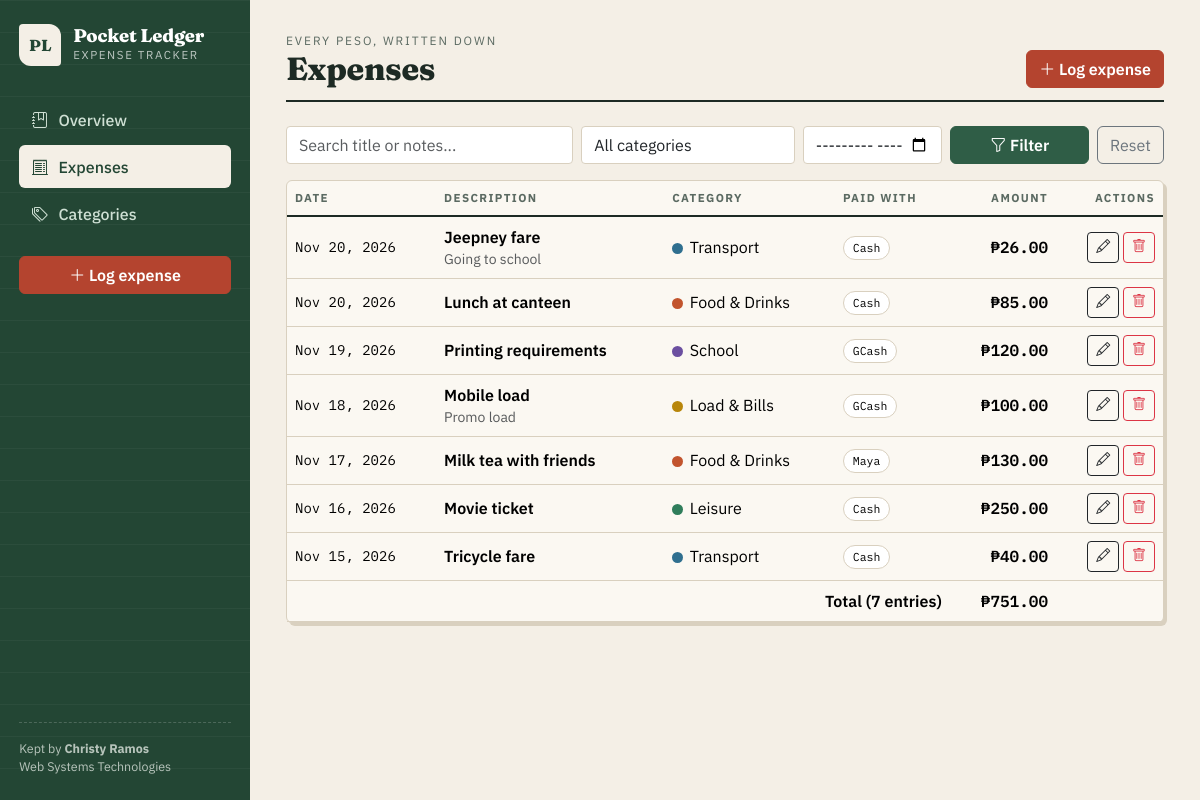
The page /expenses.php on the database its author committed.
### tables this page shows
CREATE TABLE expenses (
    id             INT AUTO_INCREMENT PRIMARY KEY,
    title          VARCHAR(120)  NOT NULL,
    category_id    INT           NOT NULL,
    amount         DECIMAL(10,2) NOT NULL,
    expense_date   DATE          NOT NULL,
    payment_method ENUM('Cash','GCash','Maya','Card','Bank Transfer') NOT NULL DEFAULT 'Cash',
    notes          VARCHAR(255)  DEFAULT NULL,
    created_at     TIMESTAMP     NOT NULL DEFAULT CURRENT_TIMESTAMP,
    CONSTRAINT fk_expense_category FOREIGN KEY (category_id)
        REFERENCES categories(id) ON DELETE RESTRICT ON UPDATE CASCADE
);

CREATE TABLE categories (
    id             INT AUTO_INCREMENT PRIMARY KEY,
    name           VARCHAR(60)   NOT NULL UNIQUE,
    color          CHAR(7)       NOT NULL DEFAULT '#2f5d46',
    monthly_budget DECIMAL(10,2) NOT NULL DEFAULT 0.00,
    created_at     TIMESTAMP     NOT NULL DEFAULT CURRENT_TIMESTAMP
);

### db_connect.php (called while the page is built, shortened)
<?php
function e($value) {
    return htmlspecialchars((string)$value, ENT_QUOTES, 'UTF-8');
}
function peso($n) {
    return '&#8369;' . number_format((float)$n, 2);
}

### expenses.php (the view, shortened to what this page needs)
<?php
require 'db_connect.php';
$q = trim($_GET['q'] ?? '');
$month = $_GET['month'] ?? '';
$sql = "SELECT e.*, c.name AS category, c.color FROM expenses e JOIN categories c ON c.id = e.category_id
        WHERE (e.title LIKE ? OR e.notes LIKE ?)";
$like = '%' . $q . '%';
$types = 'ss';
$params = [$like, $like];
$sql .= " ORDER BY e.expense_date DESC, e.id DESC";
$stmt = $conn->prepare($sql);
$stmt->bind_param($types, ...$params);
$stmt->execute();
$rows = $stmt->get_result()->fetch_all(MYSQLI_ASSOC);
$filteredTotal = array_sum(array_column($rows, 'amount'));
include 'includes/header.php';
?>
<div class="page-head">
    <div><div class="kicker">Every peso, written down</div><h1>Expenses</h1></div>
    <a href="expense_form.php" class="btn btn-stamp"><i class="bi bi-plus-lg"></i> Log expense</a>
</div>
<form class="row g-2 mb-3" method="get">
    <div class="col-md-4"><input type="text" name="q" class="form-control" placeholder="Search title or notes..." value="<?= e($q) ?>"></div>
    <div class="col-md-3">
        <select name="category" class="form-select">
            <option value="0">All categories</option>
        </select>
    </div>
    <div class="col-md-2"><input type="month" name="month" class="form-control" value="<?= e($month) ?>"></div>
    <div class="col-md-3 d-flex gap-2">
        <button class="btn btn-forest flex-fill"><i class="bi bi-funnel"></i> Filter</button>
        <a href="expenses.php" class="btn btn-outline-secondary">Reset</a>
    </div>
</form>
<div class="sheet">
    <div class="table-responsive">
        <table class="table ledger align-middle">
            <thead><tr><th>Date</th><th>Description</th><th>Category</th><th>Paid with</th><th class="text-end">Amount</th><th class="text-end">Actions</th></tr></thead>
            <tbody>
            <?php foreach ($rows as $r): ?>
                <tr>
                    <td class="mono small text-nowrap"><?= date('M d, Y', strtotime($r['expense_date'])) ?></td>
                    <td>
                        <div class="fw-semibold"><?= e($r['title']) ?></div>
                        <?php if ($r['notes']): ?><div class="small text-muted"><?= e($r['notes']) ?></div><?php endif; ?>
                    </td>
                    <td><span class="dot" style="background:<?= e($r['color']) ?>"></span><?= e($r['category']) ?></td>
                    <td><span class="chip"><?= e($r['payment_method']) ?></span></td>
                    <td class="text-end amount"><?= peso($r['amount']) ?></td>
                    <td class="text-end text-nowrap">
                        <a href="expense_form.php?id=<?= $r['id'] ?>" class="btn btn-sm btn-outline-dark" title="Edit"><i class="bi bi-pencil"></i></a>
                        <form action="expense_delete.php" method="post" class="d-inline" onsubmit="return confirm('Delete this expense?');">
                            <button class="btn btn-sm btn-outline-danger" title="Delete"><i class="bi bi-trash"></i></button>
                        </form>
                    </td>
                </tr>
            <?php endforeach; ?>
            </tbody>
            <?php if ($rows): ?>
            <tfoot><tr><td colspan="4" class="text-end fw-semibold">Total (<?= count($rows) ?> entries)</td><td class="text-end amount"><?= peso($filteredTotal) ?></td><td></td></tr></tfoot>
            <?php endif; ?>
        </table>
    </div>
</div>
<?php include 'includes/footer.php'; ?>

### assets/style.css (style rules this page uses)
:root { --paper: #f4efe6; --paper-2: #fbf8f2; --ink: #1d2a24; --ink-soft: #5b6a62; --rule: #d9d0bf; --forest: #2f5d46; --forest-dark: #234634; --stamp: #b4442f; }
body { background: var(--paper); color: var(--ink); font-family: 'IBM Plex Sans', system-ui, sans-serif; }
h1, h2, h3, .brand-name { font-family: 'Fraunces', Georgia, serif; font-weight: 800; letter-spacing: -.01em; }
.mono, .amount, td.num, .stat-value { font-family: 'IBM Plex Mono', ui-monospace, monospace; font-variant-numeric: tabular-nums; }
.btn-stamp { background: var(--stamp); border-color: var(--stamp); color: #fff; font-weight: 600; }
.btn-forest { background: var(--forest); border-color: var(--forest); color: #fff; font-weight: 600; }
.page-head { display: flex; justify-content: space-between; align-items: flex-end; flex-wrap: wrap; gap: .75rem; margin-bottom: 1.5rem; border-bottom: 2px solid var(--ink); padding-bottom: .75rem; }
.page-head h1 { margin: 0; font-size: 2rem; }
.page-head .kicker { font-size: .75rem; text-transform: uppercase; letter-spacing: .16em; color: var(--ink-soft); }
.sheet { background: var(--paper-2); border: 1px solid var(--rule); border-radius: 6px; box-shadow: 3px 3px 0 var(--rule); }
.ledger { margin: 0; --bs-table-bg: transparent; }
.ledger thead th { background: transparent; font-size: .72rem; text-transform: uppercase; letter-spacing: .12em; color: var(--ink-soft); border-bottom: 2px solid var(--ink); white-space: nowrap; }
.ledger td { border-bottom: 1px solid var(--rule); vertical-align: middle; }
.amount { font-weight: 600; white-space: nowrap; }
.dot { display: inline-block; width: .7rem; height: .7rem; border-radius: 50%; margin-right: .4rem; vertical-align: -1px; }
.chip { display: inline-block; font-size: .72rem; padding: .15rem .55rem; border: 1px solid var(--rule); border-radius: 999px; background: #fff; font-family: 'IBM Plex Mono', monospace; }
.form-control, .form-select { background: #fff; border-color: var(--rule); border-radius: 4px; }

### rows shown on the page
expenses: expense_date "Nov 20, 2026", title "Jeepney fare", notes "Going to school", category.name "Transport", payment_method "Cash", amount "₱26.00"
expenses: expense_date "Nov 20, 2026", title "Lunch at canteen", category.name "Food & Drinks", payment_method "Cash", amount "₱85.00"
expenses: expense_date "Nov 19, 2026", title "Printing requirements", category.name "School", payment_method "GCash", amount "₱120.00"
expenses: expense_date "Nov 18, 2026", title "Mobile load", notes "Promo load", category.name "Load & Bills", payment_method "GCash", amount "₱100.00"
expenses: expense_date "Nov 17, 2026", title "Milk tea with friends", category.name "Food & Drinks", payment_method "Maya", amount "₱130.00"
expenses: expense_date "Nov 16, 2026", title "Movie ticket", category.name "Leisure", payment_method "Cash", amount "₱250.00"
expenses: expense_date "Nov 15, 2026", title "Tricycle fare", category.name "Transport", payment_method "Cash", amount "₱40.00"

### other values the page prints
count($rows) "7"
peso($filteredTotal) "₱751.00"
